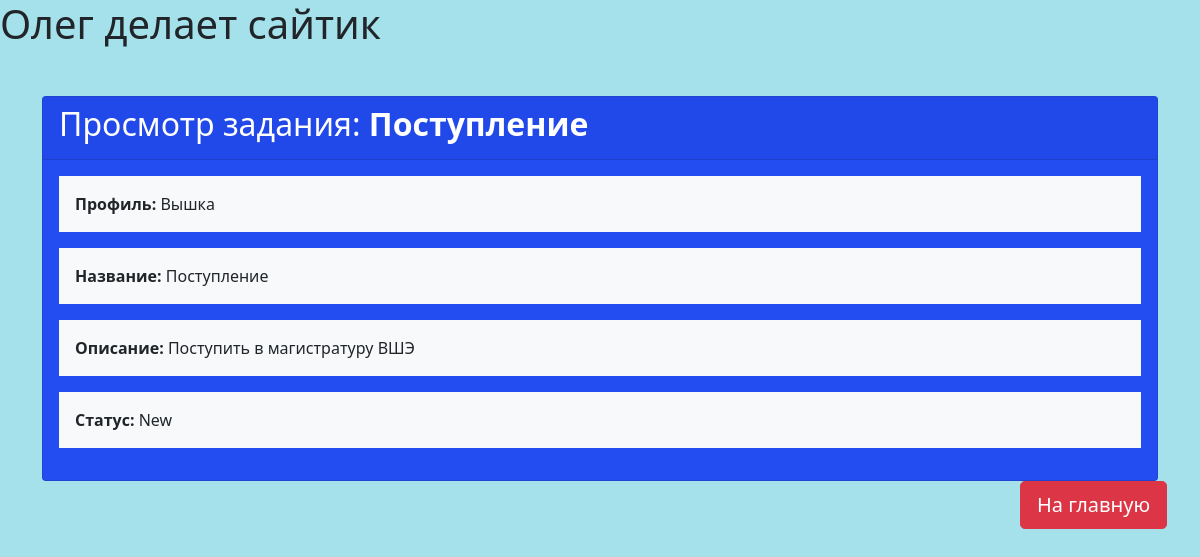
The app's page /tasks/read/3/ with its own data.
### tasks/models.py (models this page shows, shortened)
class Task(models.Model):
    status_varient = [('New','Новая'),('In_work','В работе'),('Done','Завершена')]
    title = models.CharField(max_length=100)
    description = models.TextField(null=True, blank=True,)
    created_at = models.DateTimeField(auto_now_add=True)
    profile = models.ForeignKey(Profile, related_name='tasks', on_delete=models.CASCADE)
    status = models.CharField(max_length=20, choices=status_varient, default='Новая',)

class Profile(models.Model):
    title = models.CharField(max_length=100)
    phone = models.CharField(max_length=20)
    email = models.EmailField(null=True, blank=True)
    address = models.TextField(null=True, blank=True)
    class Meta:
        verbose_name = 'Профиль компании'
        verbose_name_plural = 'Профили компаний'
    def __str__(self):
        return self.title

### tasks/views.py (the view)
# urls.py: path('read/<slug:task_pk>/', tasks.task_read, name='task-read'),
def task_read(request, task_pk):
    task = get_object_or_404(Task, pk=task_pk)
    context = {
        'task': task,
        'page': 'read',
        'message': "Вы читаете задание",
        'page': 'read',
    }
    return render(request, 'tasks/task-read.html', context)

### tasks/templates/tasks/task-read.html (shortened to what this page needs)
{% extends "tasks/base.html" %}
{% block content %}
<div class="container">
    <div class="card mt-5" style="background-color: rgb(35, 76, 241)">
        <div class="card-header">
            <h2 style="color:rgb(255, 255, 255)">Просмотр задания: <strong>{{ task.title }}</strong></h2>
        </div>
        <div class="card-body">
            <div class="row">
                <div class="col-md-12">
                    <div class="bg-light p-3 mb-3" onmouseover="highlight(this)" onmouseout="removeHighlight(this)">
                        <strong>Профиль:</strong> {{ task.profile }}
                    </div>
                </div>
                <div class="col-md-12">
                    <div class="bg-light p-3 mb-3" onmouseover="highlight(this)" onmouseout="removeHighlight(this)">
                        <strong>Название:</strong> {{ task.title }}
                    </div>
                </div>
                <div class="col-md-12">
                    <div class="bg-light p-3 mb-3" onmouseover="highlight(this)" onmouseout="removeHighlight(this)">
                        <strong>Описание:</strong> {{ task.description }}
                    </div>
                </div>
                <div class="col-md-12">
                    <div class="bg-light p-3 mb-3" onmouseover="highlight(this)" onmouseout="removeHighlight(this)">
                        <strong>Статус:</strong> {{ task.status }}
                    </div>
                </div>
            </div>
        </div>
    </div>
</div>
{% endblock %}

### tasks/static/tasks/css/styles.css (style rules this page uses)
body { background-color: rgba(164, 225, 234, 0.994); }

### records on screen
Task: title "Поступление", profile "Вышка", description "Поступить в магистратуру ВШЭ", status "New"
